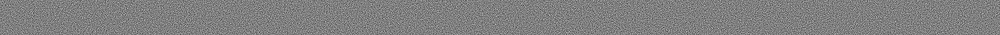
#> input picture ZiTF/crypto/stronger_togethers/proboscis_monkey.png, 1000 x 35 px, shrunk from 3108 x 108 before the run; the run also reads 3 pictures not shown here
$ python solve.py
#> lines starting #> are read from the running program, lines starting #| are printed output that depends on the picture
from PIL import Image
import numpy as np

img1 = np.array(Image.open("proboscis_monkey.png"))
#> img1 is the input picture: shape (35, 1000, 4); mean R, G, B, A 127.5, 127.5, 127.5, 255
img2 = np.array(Image.open("spider_monkey.png"))
img3 = np.array(Image.open("vervet_monkey.png"))
img4 = np.array(Image.open("squirrel_monkey.png"))

# XOR
for i in range(1,5):
	for j in range(1,5):
		result = np.bitwise_xor(eval(f'img{i}'), eval(f'img{j}'))
		result_image = Image.fromarray(result.astype('uint8')).convert('RGB')
		result_image.save(f"result_{i}_{j}.jpg")
#> this loop made 4 passes
#> pass 1, `result_image.save(f"result_{i}_{j}.jpg")`:
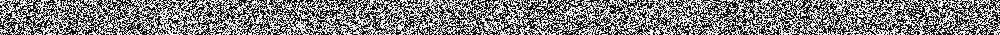
#> saved as result_1_2.jpg: PIL image 1000x35 RGB; min 0, max 255, mean 126.7
#> pass 1, `result_image.save(f"result_{i}_{j}.jpg")`:
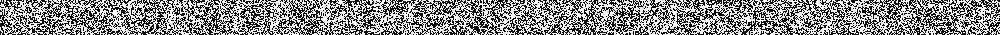
#> saved as result_1_3.jpg: PIL image 1000x35 RGB; min 0, max 255, mean 136.6
#> pass 1, `result_image.save(f"result_{i}_{j}.jpg")`:
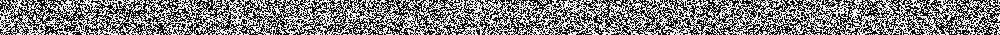
#> saved as result_1_4.jpg: PIL image 1000x35 RGB; min 0, max 255, mean 126.9
